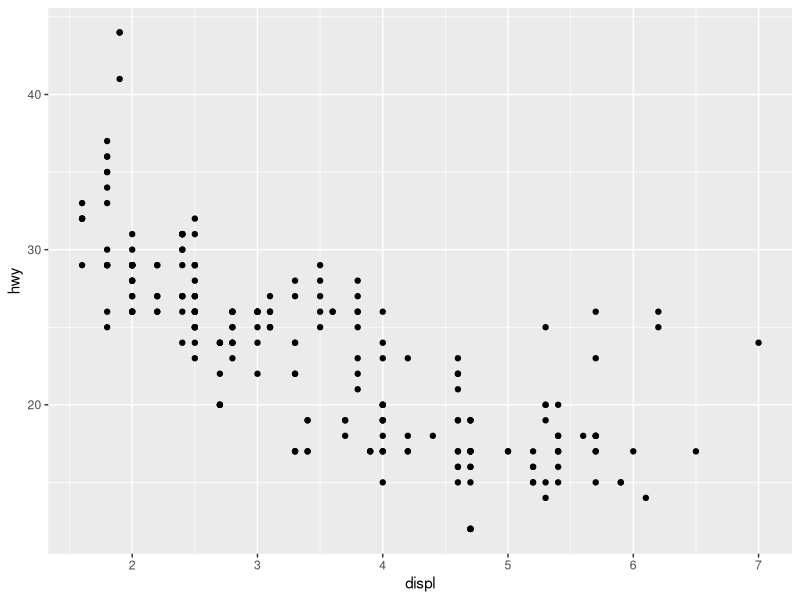
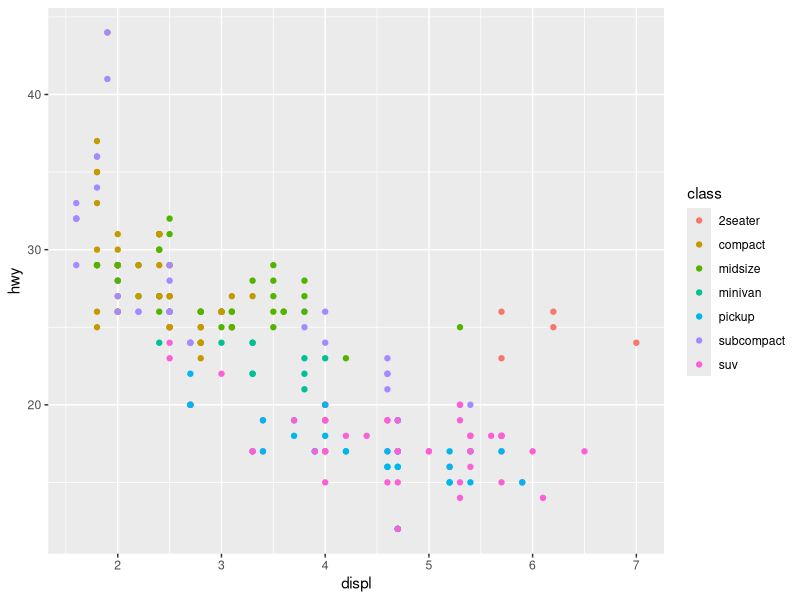
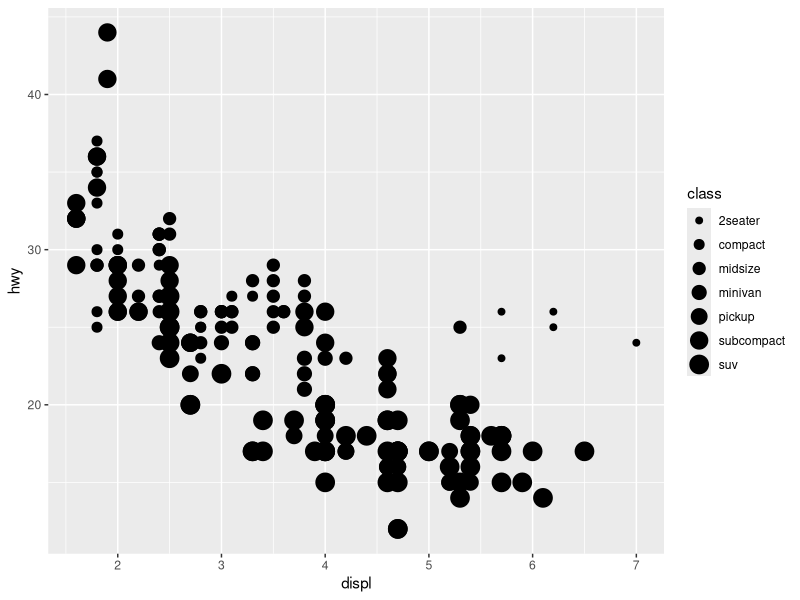
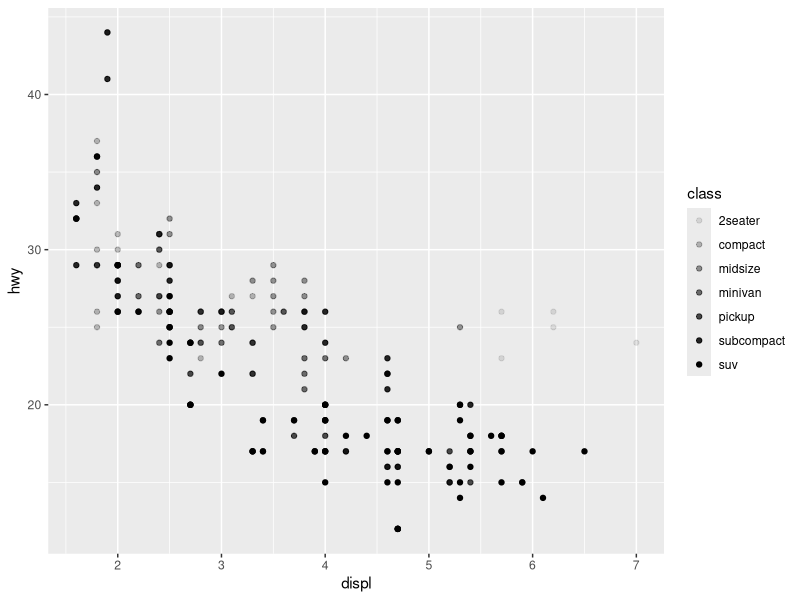
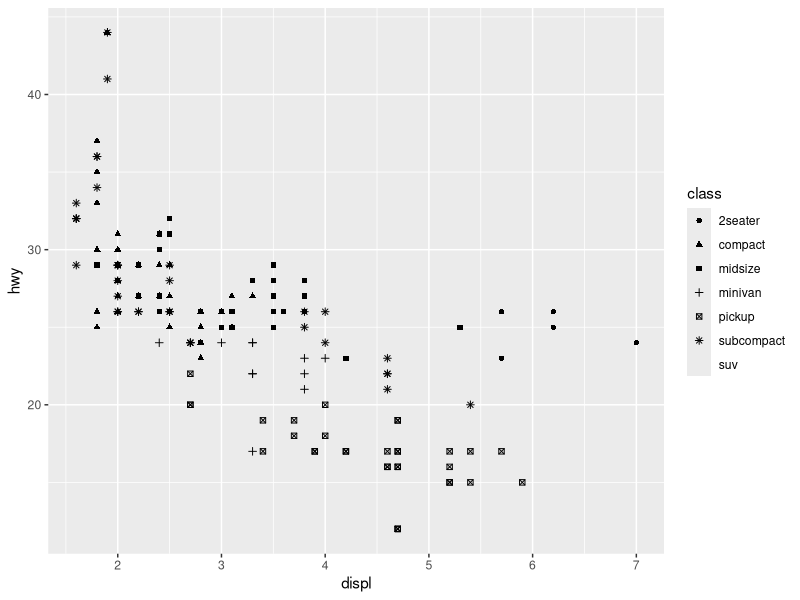
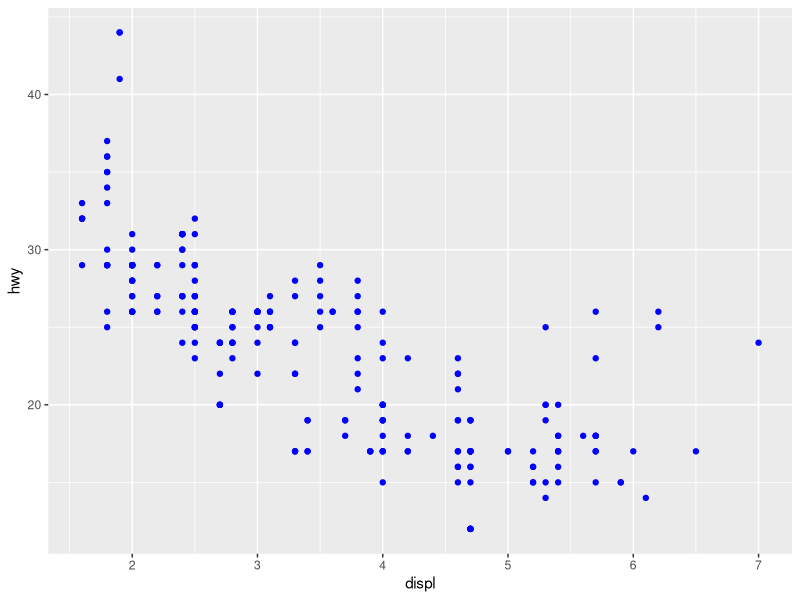
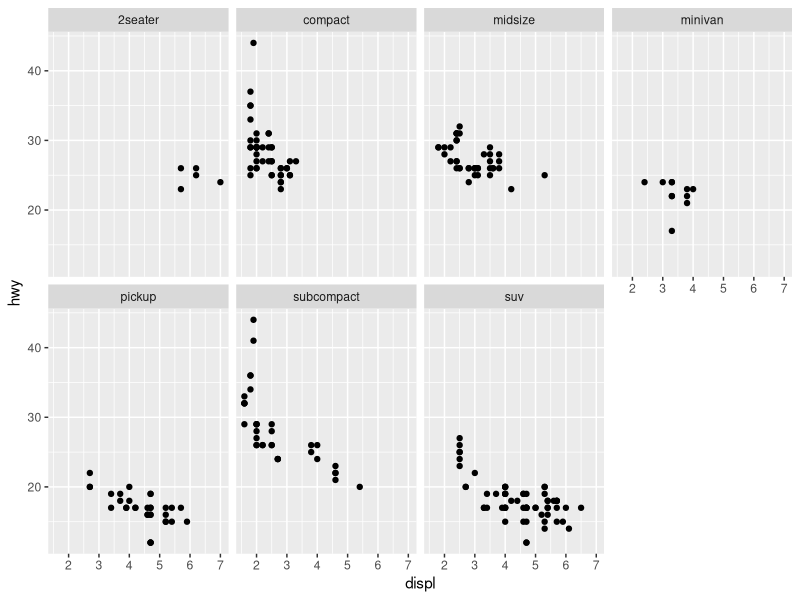
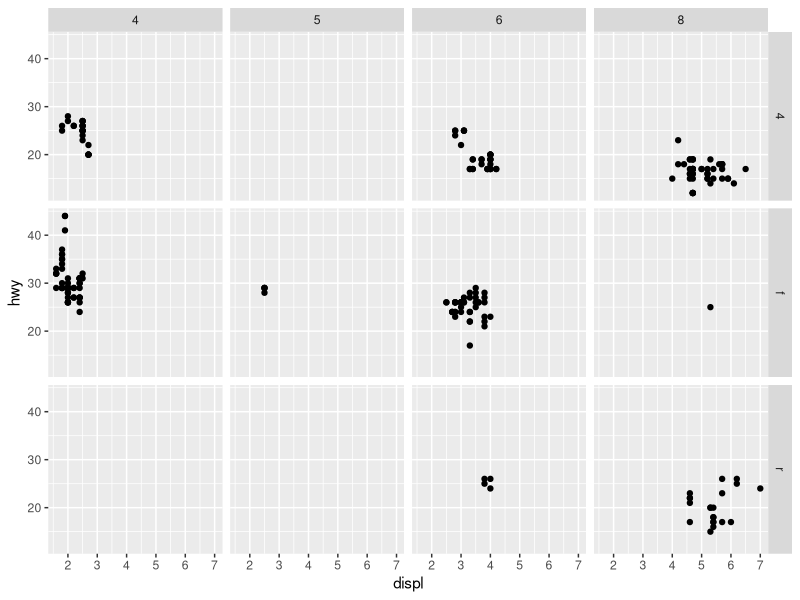

R code for these plots, in order:
# Week 7 - Data Visualisation
# ANLY 506-51- B-2019/Summer - Exploratory Data Analytics
# Tejal Satish Kanase

library(tidyverse)
mpg

# creating a ggplot for mpg dataset
ggplot(data = mpg) + 
  geom_point(mapping = aes(x = displ, y = hwy))

# mapping colors of points to the class variable
ggplot(data = mpg) + 
  geom_point(mapping = aes(x = displ, y = hwy, color = class))

# mapping class variable using different sizes
ggplot(data = mpg) + 
  geom_point(mapping = aes(x = displ, y = hwy, size = class))

# alpha controls the tranparency of the points
ggplot(data = mpg) + 
  geom_point(mapping = aes(x = displ, y = hwy, alpha = class))

# to plot using diffrent shapes
ggplot(data = mpg) + 
  geom_point(mapping = aes(x = displ, y = hwy, shape = class))

# setting the color to blue
ggplot(data = mpg) + 
  geom_point(mapping = aes(x = displ, y = hwy), color = "blue")


# splitting the plots in various facets that is the subplot to display one subset
ggplot(data = mpg) + 
  geom_point(mapping = aes(x = displ, y = hwy)) + 
  facet_wrap(~ class, nrow = 2)


# facet the plot on a combination of 2 variables
ggplot(data = mpg) + 
  geom_point(mapping = aes(x = displ, y = hwy)) + 
  facet_grid(drv ~ cyl)

# geom_smooth to plot the shape of the line

ggplot(data = mpg) + 
  geom_smooth(mapping = aes(x = displ, y = hwy))

# geom_smooth to plot the different line type for each unique variable

ggplot(data = mpg) + 
  geom_smooth(mapping = aes(x = displ, y = hwy, linetype = drv))

# drawing a separate object for each different value of a variable

ggplot(data = mpg) +
  geom_smooth(mapping = aes(x = displ, y = hwy, group = drv))

# displaying each different value with a different color

ggplot(data = mpg) +
  geom_smooth(
    mapping = aes(x = displ, y = hwy, color = drv),
    show.legend = FALSE
  )

# displaying mutiple geoms on the same plot

ggplot(data = mpg) + 
  geom_point(mapping = aes(x = displ, y = hwy)) +
  geom_smooth(mapping = aes(x = displ, y = hwy))

# displaying different aesthetics for different geoms

ggplot(data = mpg, mapping = aes(x = displ, y = hwy)) + 
  geom_point(mapping = aes(color = class)) + 
  geom_smooth()

# filtering dataset to display only a certain class using geom_smooth
ggplot(data = mpg, mapping = aes(x = displ, y = hwy)) + 
  geom_point(mapping = aes(color = class)) + 
  geom_smooth(data = filter(mpg, class == "subcompact"), se = FALSE)


# bar charts
ggplot(data = diamonds) + 
  geom_bar(mapping = aes(x = cut))

# using stat_count instead of geom_bar, they can be used interchangebly
ggplot(data = diamonds) + 
  stat_count(mapping = aes(x = cut))

demo <- tribble(
  ~cut,         ~freq,
  "Fair",       1610,
  "Good",       4906,
  "Very Good",  12082,
  "Premium",    13791,
  "Ideal",      21551
)

demo

ggplot(data = demo) +
  geom_bar(mapping = aes(x = cut, y = freq), stat = "identity")

# displaying bar chart of proportion
ggplot(data = diamonds) + 
  geom_bar(mapping = aes(x = cut, y = ..prop.., group = 1))

# ggplot to summarise the y values for each unique x value
ggplot(data = diamonds) + 
  stat_summary(
    mapping = aes(x = cut, y = depth),
    fun.ymin = min,
    fun.ymax = max,
    fun.y = median
  )

# position adjustments
# coloring a bar chart using the color aesthetic
ggplot(data = diamonds) + 
  geom_bar(mapping = aes(x = cut, colour = cut))

# coloring a bar chart using the fill aesthetic
ggplot(data = diamonds) + 
  geom_bar(mapping = aes(x = cut, fill = cut))

# stacked bar chart y including a 3rd variable
ggplot(data = diamonds) + 
  geom_bar(mapping = aes(x = cut, fill = clarity))

# using position ="identity" to position each object exactly where it falls
ggplot(data = diamonds, mapping = aes(x = cut, fill = clarity)) + 
  geom_bar(alpha = 1/5, position = "identity")

# using fill='NA' for completely transparent bar plots
ggplot(data = diamonds, mapping = aes(x = cut, colour = clarity)) + 
  geom_bar(fill = NA, position = "identity")

# using position = fill to make each stacked bar same heigth so comparing becomes easier across groups

ggplot(data = diamonds) + 
  geom_bar(mapping = aes(x = cut, fill = clarity), position = "fill")

# using position=dodge to place overlapping objects next to one another

ggplot(data = diamonds) + 
  geom_bar(mapping = aes(x = cut, fill = clarity), position = "dodge")

# co-ordinate systems

# boxplots
ggplot(data = mpg, mapping = aes(x = class, y = hwy)) + 
  geom_boxplot()

# plot horizontal box plot
ggplot(data = mpg, mapping = aes(x = class, y = hwy)) + 
  geom_boxplot() +
  coord_flip()

library(maps)
nz <- map_data("nz")

# plotting spatial data with ggplot2
ggplot(nz, aes(long, lat, group = group)) +
  geom_polygon(fill = "white", colour = "black")

# using coord_quickmaps() to set the aspect ratio correctly when potting spatial data
ggplot(nz, aes(long, lat, group = group)) +
  geom_polygon(fill = "white", colour = "black") +
  coord_quickmap()

# coord_polar() uses polar coordinates
bar <- ggplot(data = diamonds) + 
  geom_bar(
    mapping = aes(x = cut, fill = cut), 
    show.legend = FALSE,
    width = 1
  ) + 
  theme(aspect.ratio = 1) +
  labs(x = NULL, y = NULL)

bar + coord_flip()
bar + coord_polar()
